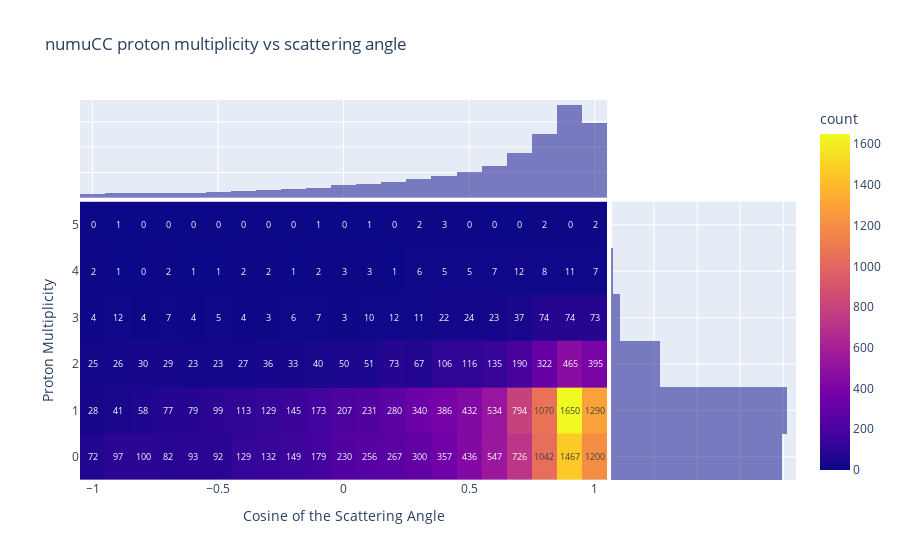

Notebook source saved alongside this figure:
### Markdown cell above
For numuCC label

### Code cell
fig = px.density_heatmap(df_numucc, x="cos_theta", y="Num_Proton", text_auto=True,
                         labels={"Num_Proton": "Proton Multiplicity", "cos_theta": "Cosine of the Scattering Angle"},
                         marginal_x="histogram", marginal_y="histogram", title="numuCC proton multiplicity vs scattering angle")
fig.show()

### Figure 1 — Plotly figure (JSON) as saved in the notebook; plotly's stock layout.template omitted (floating-point values rounded to 4 significant figures; data arrays with more than 128 entries replaced by an {"elided": "..."} marker saying what was removed)
{"data": [{"coloraxis": "coloraxis", "hovertemplate": "Cosine of the Scattering Angle=%{x}<br>Proton Multiplicity=%{y}<br>count=%{z}<extra></extra>", "name": "", "texttemplate": "%{z}", "type": "histogram2d", "x": {"elided": "18884 float values"}, "xaxis": "x", "xbingroup": "x", "y": {"elided": "18884 int values"}, "yaxis": "y", "ybingroup": "y"}, {"alignmentgroup": "True", "bingroup": "x", "hovertemplate": "Cosine of the Scattering Angle=%{x}<br>count=%{y}<extra></extra>", "legendgroup": "", "marker": {"color": "#0d0887"}, "name": "", "offsetgroup": "", "opacity": 0.5, "showlegend": false, "type": "histogram", "x": {"elided": "18884 float values"}, "xaxis": "x3", "yaxis": "y3"}, {"alignmentgroup": "True", "bingroup": "y", "hovertemplate": "Proton Multiplicity=%{y}<br>count=%{x}<extra></extra>", "legendgroup": "", "marker": {"color": "#0d0887"}, "name": "", "offsetgroup": "", "opacity": 0.5, "showlegend": false, "type": "histogram", "xaxis": "x2", "y": {"elided": "18884 int values"}, "yaxis": "y2"}], "layout": {"barmode": "overlay", "coloraxis": {"colorbar": {"title": {"text": "count"}}, "colorscale": [[0, "#0d0887"], [0.1111, "#46039f"], [0.2222, "#7201a8"], [0.3333, "#9c179e"], [0.4444, "#bd3786"], [0.5556, "#d8576b"], [0.6667, "#ed7953"], [0.7778, "#fb9f3a"], [0.8889, "#fdca26"], [1, "#f0f921"]]}, "legend": {"tracegroupgap": 0}, "title": {"text": "numuCC proton multiplicity vs scattering angle"}, "xaxis": {"anchor": "y", "domain": [0, 0.7363], "title": {"text": "Cosine of the Scattering Angle"}}, "xaxis2": {"anchor": "y2", "domain": [0.7413, 1], "matches": "x2", "showgrid": true, "showline": false, "showticklabels": false, "ticks": ""}, "xaxis3": {"anchor": "y3", "domain": [0, 0.7363], "matches": "x", "showgrid": true, "showticklabels": false}, "xaxis4": {"anchor": "y4", "domain": [0.7413, 1], "matches": "x2", "showgrid": true, "showline": false, "showticklabels": false, "ticks": ""}, "yaxis": {"anchor": "x", "domain": [0, 0.7326], "title": {"text": "Proton Multiplicity"}}, "yaxis2": {"anchor": "x2", "domain": [0, 0.7326], "matches": "y", "showgrid": true, "showticklabels": false}, "yaxis3": {"anchor": "x3", "domain": [0.7426, 1], "matches": "y3", "showgrid": true, "showline": false, "showticklabels": false, "ticks": ""}, "yaxis4": {"anchor": "x4", "domain": [0.7426, 1], "matches": "y3", "showgrid": true, "showline": false, "showticklabels": false, "ticks": ""}}}
